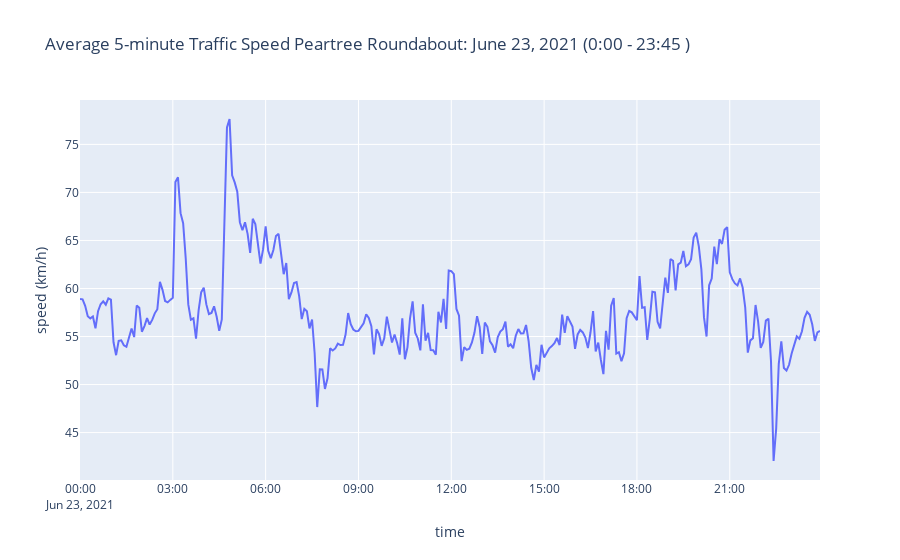

The cell this chart's notebook holds for it:
### Code cell
px.line(x=time,y=sp, title="Average 5-minute Traffic Speed Peartree Roundabout: June 23, 2021 (0:00 - 23:45 )", labels={"x":"time","y":"speed (km/h)"})

### Figure 1 — Plotly figure (JSON) as saved in the notebook; plotly's stock layout.template omitted (floating-point values rounded to 4 significant figures; data arrays with more than 128 entries replaced by an {"elided": "..."} marker saying what was removed)
{"data": [{"hovertemplate": "time=%{x}<br>speed (km/h)=%{y}<extra></extra>", "legendgroup": "", "line": {"color": "#636efa", "dash": "solid"}, "mode": "lines", "name": "", "orientation": "v", "showlegend": false, "type": "scatter", "x": {"elided": "288 str values"}, "xaxis": "x", "y": {"elided": "288 float values"}, "yaxis": "y"}], "layout": {"legend": {"tracegroupgap": 0}, "title": {"text": "Average 5-minute Traffic Speed Peartree Roundabout: June 23, 2021 (0:00 - 23:45 )"}, "xaxis": {"anchor": "y", "domain": [0, 1], "title": {"text": "time"}}, "yaxis": {"anchor": "x", "domain": [0, 1], "title": {"text": "speed (km/h)"}}}}
